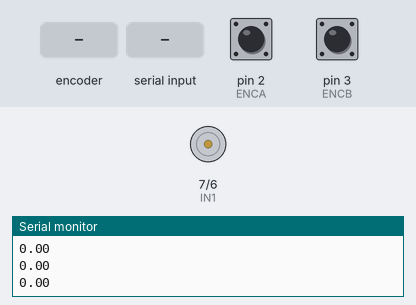
Simulated run of this sketch. Board: Arduino Uno, built with avr-gcc and run on an emulated ATmega328P. On the bench: motor-driver pin pairs drawn as motors (green arrow = first pin HIGH = forward, orange = second pin HIGH = backward, longer = more drive, scaled by the enable pin), the last lines printed to the serial monitor. The test bench sets the inputs (shaded band); at power-on: pin 2 (ENCA) HIGH, pin 3 (ENCB) HIGH.

Above: at 1.2 s.
1.3 s: rotary encoder on pin 2 (ENCA) / pin 3 (ENCB) turned 3 steps (first pin leading)
At 1.68 s:
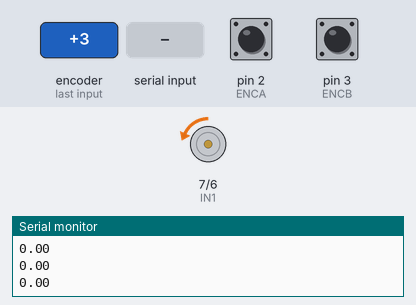
3.4 s: "1" received over the second serial link
At 3.7 s:
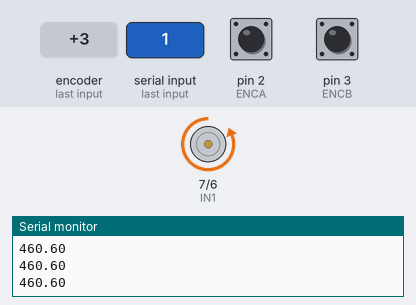
Timing chart, 0 to 6.4 s (numbered marks = the images above; inputs shaded):
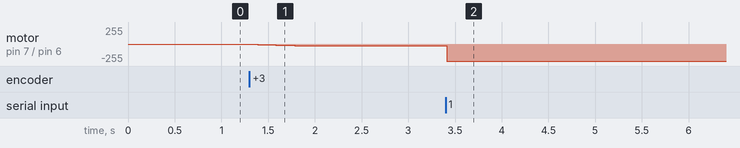

Measured:
- after the input at 1.3 s, motor on pin 7 (IN1) / pin 6 (IN2): stopped → backward 8/255 after 0.09 s, → backward 16/255 0.20 s later, → backward 24/255 0.20 s later
- after the input at 3.4 s, motor on pin 7 (IN1) / pin 6 (IN2): backward 24/255 → backward 255/255 at once

The sketch:

arduino.ino
```cpp
// This alternate version of the code does not require
// atomic.h. Instead, interrupts() and noInterrupts()
// are used. Please use this code if your
// platform does not support ATOMIC_BLOCK.

#define ENCA 2 // YELLOW
#define ENCB 3 // WHITE
#define PWM 5
#define IN2 6
#define IN1 7
#include <SoftwareSerial.h>
SoftwareSerial s(8,4); //RX,TX

volatile int temp, counter = 0;
volatile int posi = 0; // specify posi as volatile: https://www.arduino.cc/reference/en/language/variables/variable-scope-qualifiers/volatile/
long prevT = 0;
float eprev = 0;
float eintegral = 0;
String readString;
int User_Input = 0;
float target = 0;
float pp=0;

void setup() {
  Serial.begin(9600);
  s.begin(9600);
  pinMode(ENCA, INPUT_PULLUP);
  pinMode(ENCB, INPUT_PULLUP);
 // attachInterrupt(digitalPinToInterrupt(ENCA),readEncoder,RISING);

  pinMode(PWM,OUTPUT);
  pinMode(IN1,OUTPUT);
  pinMode(IN2,OUTPUT);
  attachInterrupt(0, ai0, RISING);
  attachInterrupt(1, ai1, RISING);

}

void loop() {
  while(s.available ()>0)
    {
      target=(s.read())*9.4;
      pp=target;
    }
  //target=target*2.83;
  Serial.print(target);
  //target=-target*3.3334;


  // set target position

  //int target = 250*sin(prevT/1e6);

  // PID constants
  float kp = 4.0;
  float kd = 0.02;
  float ki = 0.003;

  // time difference
  long currT = micros();
  float deltaT = ((float) (currT - prevT))/( 1.0e6 );
  prevT = currT;

  // Read the position
  int pos = 0;
  noInterrupts(); // disable interrupts temporarily while reading
  pos = posi;
  interrupts(); // turn interrupts back on

  // error
  int e = pos - target;

  // derivative
  float dedt = (e-eprev)/(deltaT);

  // integral
  eintegral = eintegral + e*deltaT;

  // control signal
  float u = kp*e + kd*dedt + ki*eintegral;

  // motor power
  float pwr = fabs(u);
  if( pwr > 255 ){
    pwr = 255;
  }

  // motor direction
  int dir = 1;
  if(u<0){
    dir = -1;
  }

  // signal the motor
  setMotor(dir,pwr,PWM,IN1,IN2);


  // store previous error
  eprev = e;


  //Serial.print(target);
  Serial.print(" ");
  //Serial.print(pos);
  Serial.println();
}

void setMotor(int dir, int pwmVal, int pwm, int in1, int in2){
  analogWrite(pwm,pwmVal);
  if(dir == 1){
    digitalWrite(in1,HIGH);
    digitalWrite(in2,LOW);
  }
  else if(dir == -1){
    digitalWrite(in1,LOW);
    digitalWrite(in2,HIGH);
  }
  else{
    digitalWrite(in1,LOW);
    digitalWrite(in2,LOW);
  }
}

void ai0() {
  if (digitalRead(3) == LOW) {
    counter--;  // Reverse the increment and decrement operations
  } else {
    counter++;
  }
}

void ai1() {
  if (digitalRead(2) == LOW) {
    counter++;
    posi=counter;
  } else {
    counter--;  // Reverse the increment and decrement operations
    posi=counter;
  }
}
```
